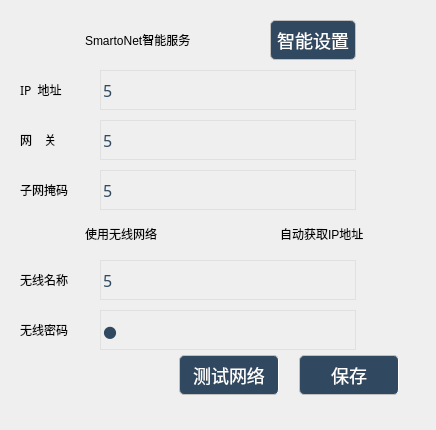
<widget class="QWidget" name="m_AIMaintainanceTab">
<attribute name="title">
<string>页</string>
</attribute>
<widget class="QLabel" name="label1_3_8">
<property name="geometry">
<rect>
<x>20</x>
<y>70</y>
<width>66</width>
<height>40</height>
</rect>
</property>
<property name="font">
<font>
<family>Semhei</family>
<weight>50</weight>
<italic>false</italic>
<bold>false</bold>
</font>
</property>
<property name="whatsThis">
<string>LBL_02</string>
</property>
<property name="styleSheet">
<string notr="true">QLabel
{
}
border-width: 0px;
color: #304961;
background-color: transparent;
</string>
</property>
<property name="text">
<string>IP  地址</string>
</property>
</widget>
<widget class="QLabel" name="label1_3_9">
<property name="geometry">
<rect>
<x>20</x>
<y>120</y>
<width>66</width>
<height>40</height>
</rect>
</property>
<property name="font">
<font>
<family>Semhei</family>
<weight>50</weight>
<italic>false</italic>
<bold>false</bold>
</font>
</property>
<property name="whatsThis">
<string>LBL_02</string>
</property>
<property name="styleSheet">
<string notr="true">border-width: 0px;
color: #304961;
background-color: transparent;
QLabel
{
}
</string>
</property>
<property name="text">
<string>网    关</string>
</property>
</widget>
<widget class="QLabel" name="label1_3_11">
<property name="geometry">
<rect>
<x>20</x>
<y>260</y>
<width>66</width>
<height>40</height>
</rect>
</property>
<property name="font">
<font>
<family>Semhei</family>
<weight>50</weight>
<italic>false</italic>
<bold>false</bold>
</font>
</property>
<property name="whatsThis">
<string>LBL_02</string>
</property>
<property name="styleSheet">
<string notr="true">border-width: 0px;
color: #304961;
background-color: transparent;
QLabel
{
}
</string>
</property>
<property name="text">
<string>无线名称</string>
</property>
</widget>
<widget class="QLabel" name="label1_3_12">
<property name="geometry">
<rect>
<x>20</x>
<y>310</y>
<width>66</width>
<height>40</height>
</rect>
</property>
<property name="font">
<font>
<family>Semhei</family>
<weight>50</weight>
<italic>false</italic>
<bold>false</bold>
</font>
</property>
<property name="whatsThis">
<string>LBL_02</string>
</property>
<property name="styleSheet">
<string notr="true">border-width: 0px;
color: #304961;
background-color: transparent;
QLabel
{
}
</string>
</property>
<property name="text">
<string>无线密码</string>
</property>
</widget>
<widget class="QLineEdit" name="m_IPAddress">
<property name="geometry">
<rect>
<x>100</x>
<y>70</y>
<width>256</width>
<height>40</height>
</rect>
</property>
<property name="whatsThis">
<string>LBL_02</string>
</property>
<property name="styleSheet">
<string notr="true">QLineEdit
{
    font:16px Semhei;
    border:1px solid #e1e0e0;
    background-color: transparent;
    color: #304961;
}
QLineEdit:!enabled
{
    font:16px Semhei;
    border:1px solid #e1e0e0;
    background-color: transparent;
    color: #6C8193;
}
QLabel
{
}
</string>
</property>
<property name="text">
<string>5</string>
</property>
</widget>
<widget class="QLineEdit" name="m_Gateway">
<property name="geometry">
<rect>
<x>100</x>
<y>120</y>
<width>256</width>
<height>40</height>
</rect>
</property>
<property name="whatsThis">
<string>LBL_02</string>
</property>
<property name="styleSheet">
<string notr="true">QLineEdit
{
    font:16px Semhei;
    border:1px solid #e1e0e0;
    background-color: transparent;
    color: #304961;
}
QLineEdit:!enabled
{
    font:16px Semhei;
    border:1px solid #e1e0e0;
    background-color: transparent;
    color: #6C8193;
}
QLabel
{
}
</string>
</property>
<property name="text">
<string>5</string>
</property>
</widget>
<widget class="QLineEdit" name="m_SSID">
<property name="geometry">
<rect>
<x>100</x>
<y>260</y>
<width>256</width>
<height>40</height>
</rect>
</property>
<property name="whatsThis">
<string>LBL_02</string>
</property>
<property name="styleSheet">
<string notr="true">QLineEdit
{
    font:16px Semhei;
    border:1px solid #e1e0e0;
    background-color: transparent;
    color: #304961;
}
QLineEdit:!enabled
{
    font:16px Semhei;
    border:1px solid #e1e0e0;
    background-color: transparent;
    color: #6C8193;
}
QLabel
{
}
</string>
</property>
<property name="text">
<string>5</string>
</property>
</widget>
<widget class="QLineEdit" name="m_SSIDPassword">
<property name="geometry">
<rect>
<x>100</x>
<y>310</y>
<width>256</width>
<height>40</height>
</rect>
</property>
<property name="whatsThis">
<string>LBL_02</string>
</property>
<property name="styleSheet">
<string notr="true">QLineEdit
{
    font:16px Semhei;
    border:1px solid #e1e0e0;
    background-color: transparent;
    color: #304961;
}
QLineEdit:!enabled
{
    font:16px Semhei;
    border:1px solid #e1e0e0;
    background-color: transparent;
    color: #6C8193;
}
QLabel
{
}
</string>
</property>
<property name="text">
<string>5</string>
</property>
<property name="echoMode">
<enum>QLineEdit::PasswordEchoOnEdit</enum>
</property>
</widget>
<widget class="QPushButton" name="m_NetworkTestingBtn">
<property name="geometry">
<rect>
<x>179</x>
<y>355</y>
<width>100</width>
<height>40</height>
</rect>
</property>
<property name="whatsThis">
<string>BTN_01</string>
</property>
<property name="styleSheet">
<string notr="true">QPushButton
{
    background-color: #304961;
    color: #FFFFFF;
    font: 18px Semhei;
    border: 1px solid #C0C0C0;
    border-right-color: white;
    border-radius: 5px;
}
QPushButton:pressed
{
    background-color: #304961;
    color: #FFFFFF;
}
QPushButton:!enabled
{
}
</string>
</property>
<property name="text">
<string>测试网络</string>
</property>
</widget>
<widget class="QPushButton" name="m_NetworkSaveBtn">
<property name="geometry">
<rect>
<x>299</x>
<y>355</y>
<width>100</width>
<height>40</height>
</rect>
</property>
<property name="whatsThis">
<string>BTN_01</string>
</property>
<property name="styleSheet">
<string notr="true">QPushButton
{
    background-color: #304961;
    color: #FFFFFF;
    font: 18px Semhei;
    border: 1px solid #C0C0C0;
    border-right-color: white;
    border-radius: 5px;
}
QPushButton:pressed
{
    background-color: #304961;
    color: #FFFFFF;
}
QPushButton:!enabled
{
}
</string>
</property>
<property name="text">
<string>保存</string>
</property>
</widget>
<widget class="QLineEdit" name="m_Mask">
<property name="geometry">
<rect>
<x>100</x>
<y>170</y>
<width>256</width>
<height>40</height>
</rect>
</property>
<property name="whatsThis">
<string>LBL_02</string>
</property>
<property name="styleSheet">
<string notr="true">QLineEdit
{
    font:16px Semhei;
    border:1px solid #e1e0e0;
    background-color: transparent;
    color: #304961;
}
QLineEdit:!enabled
{
    font:16px Semhei;
    border:1px solid #e1e0e0;
    background-color: transparent;
    color: #6C8193;
}
QLabel
{
}
</string>
</property>
<property name="text">
<string>5</string>
</property>
</widget>
<widget class="QLabel" name="label1_3_10">
<property name="geometry">
<rect>
<x>20</x>
<y>170</y>
<width>66</width>
<height>40</height>
</rect>
</property>
<property name="font">
<font>
<family>Semhei</family>
<weight>50</weight>
<italic>false</italic>
<bold>false</bold>
</font>
</property>
<property name="whatsThis">
<string>LBL_02</string>
</property>
<property name="styleSheet">
<string notr="true">border-width: 0px;
color: #304961;
background-color: transparent;
QLabel
{
}
</string>
</property>
<property name="text">
<string>子网掩码</string>
</property>
</widget>
<widget class="QPushButton" name="m_WIFISwitch">
<property name="geometry">
<rect>
<x>15</x>
<y>215</y>
<width>60</width>
<height>40</height>
</rect>
</property>
<property name="styleSheet">
<string notr="true">QPushButton
{
	font: bold 12pt "Arialial";
	border-radius: 15px;
	image: url(:/images/pic_Close.png);
}

QPushButton:checked
{
	font: bold 12pt "Arialial";
	image: url(:/images/pic_Open.png);
}</string>
</property>
<property name="text">
<string></string>
</property>
<property name="iconSize">
<size>
<width>50</width>
<height>32</height>
</size>
</property>
<property name="checkable">
<bool>true</bool>
</property>
<property name="checked">
<bool>false</bool>
</property>
<property name="flat">
<bool>true</bool>
</property>
</widget>
<widget class="QLabel" name="m_WIFIMsg">
<property name="geometry">
<rect>
<x>85</x>
<y>225</y>
<width>116</width>
<height>17</height>
</rect>
</property>
<property name="whatsThis">
<string>LBL_02</string>
</property>
<property name="styleSheet">
<string notr="true">border-width: 0px;
color: #304961;
background-color: transparent;
QLabel
{
}
</string>
</property>
<property name="text">
<string>使用无线网络</string>
</property>
</widget>
<widget class="QPushButton" name="m_SmartoNetSettingsBtn">
<property name="geometry">
<rect>
<x>270</x>
<y>20</y>
<width>86</width>
<height>40</height>
</rect>
</property>
<property name="whatsThis">
<string>BTN_01</string>
</property>
<property name="styleSheet">
<string notr="true">QPushButton
{
    background-color: #304961;
    color: #FFFFFF;
    font:18px Semhei;
    border: 1px solid #C0C0C0;
    border-radius: 5px;
}
QPushButton:pressed
{
    background-color: #304961;
    color: #FFFFFF;
}
QPushButton:!enabled
{
}
</string>
</property>
<property name="text">
<string>智能设置</string>
</property>
</widget>
<widget class="QPushButton" name="m_SmartoNetSwitchBtn">
<property name="geometry">
<rect>
<x>15</x>
<y>20</y>
<width>60</width>
<height>40</height>
</rect>
</property>
<property name="styleSheet">
<string notr="true">QPushButton
{
	font: bold 12pt "Arialial";
	border-radius: 15px;
	image: url(:/images/pic_Close.png);
}

QPushButton:checked
{
	font: bold 12pt "Arialial";
	image: url(:/images/pic_Open.png);
}</string>
</property>
<property name="text">
<string></string>
</property>
<property name="iconSize">
<size>
<width>50</width>
<height>32</height>
</size>
</property>
<property name="checkable">
<bool>true</bool>
</property>
<property name="checked">
<bool>false</bool>
</property>
<property name="flat">
<bool>true</bool>
</property>
</widget>
<widget class="QLabel" name="label1_3_3">
<property name="geometry">
<rect>
<x>85</x>
<y>20</y>
<width>156</width>
<height>40</height>
</rect>
</property>
<property name="whatsThis">
<string>LBL_02</string>
</property>
<property name="styleSheet">
<string notr="true">border-width: 0px;
color: #304961;
background-color: transparent;
QLabel
{
}
</string>
</property>
<property name="text">
<string>SmartoNet智能服务</string>
</property>
</widget>
<widget class="QPushButton" name="m_DHCPSwitch">
<property name="geometry">
<rect>
<x>210</x>
<y>215</y>
<width>60</width>
<height>40</height>
</rect>
</property>
<property name="styleSheet">
<string notr="true">QPushButton
{
	font: bold 12pt "Arialial";
	border-radius: 15px;
	image: url(:/images/pic_Close.png);
}

QPushButton:checked
{
	font: bold 12pt "Arialial";
	image: url(:/images/pic_Open.png);
}</string>
</property>
<property name="text">
<string></string>
</property>
<property name="iconSize">
<size>
<width>50</width>
<height>32</height>
</size>
</property>
<property name="checkable">
<bool>true</bool>
</property>
<property name="checked">
<bool>false</bool>
</property>
<property name="flat">
<bool>true</bool>
</property>
</widget>
<widget class="QLabel" name="m_DHCPLabel">
<property name="geometry">
<rect>
<x>280</x>
<y>225</y>
<width>131</width>
<height>17</height>
</rect>
</property>
<property name="whatsThis">
<string>LBL_02</string>
</property>
<property name="styleSheet">
<string notr="true">border-width: 0px;
color: #304961;
background-color: transparent;
QLabel
{
}
</string>
</property>
<property name="text">
<string>自动获取IP地址</string>
</property>
</widget>
<widget class="QLabel" name="m_IntroductionLab">
<property name="geometry">
<rect>
<x>0</x>
<y>10</y>
<width>427</width>
<height>411</height>
</rect>
</property>
<property name="text">
<string></string>
</property>
</widget>
<widget class="QPushButton" name="aihide01_btn">
<property name="geometry">
<rect>
<x>0</x>
<y>10</y>
<width>126</width>
<height>86</height>
</rect>
</property>
<property name="styleSheet">
<string notr="true">QPushButton{
	background: transparent;
	border:0px;
	border-radius:0px;
}
QPushButton:pressed
{
	background: transparent;
	border:0px;
	border-radius:0px;
}
QPushButton:hover
{
	background: transparent;
	border:0px;
	border-radius:0px;
}
QPushButton:released
{
	background: transparent;
	border:0px;
	border-radius:0px;
}
QPushButton:toggled
{
	background: transparent;
	border:0px;
	border-radius:0px;
}
QPushButton:clicked
{
	background: transparent;
	border:0px;
	border-radius:0px;
}</string>
</property>
<property name="text">
<string></string>
</property>
</widget>
<widget class="QPushButton" name="aihide02_btn">
<property name="geometry">
<rect>
<x>290</x>
<y>10</y>
<width>131</width>
<height>91</height>
</rect>
</property>
<property name="styleSheet">
<string notr="true">QPushButton{
	background: transparent;
	border:0px;
	border-radius:0px;
}
QPushButton:pressed
{
	background: transparent;
	border:0px;
	border-radius:0px;
}
QPushButton:hover
{
	background: transparent;
	border:0px;
	border-radius:0px;
}
QPushButton:released
{
	background: transparent;
	border:0px;
	border-radius:0px;
}
QPushButton:toggled
{
	background: transparent;
	border:0px;
	border-radius:0px;
}
QPushButton:clicked
{
	background: transparent;
	border:0px;
	border-radius:0px;
}</string>
</property>
<property name="text">
<string></string>
</property>
</widget>
<widget class="QPushButton" name="aihide03_btn">
<property name="geometry">
<rect>
<x>5</x>
<y>330</y>
<width>121</width>
<height>81</height>
</rect>
</property>
<property name="styleSheet">
<string notr="true">QPushButton{
	background: transparent;
	border:0px;
	border-radius:0px;
}
QPushButton:pressed
{
	background: transparent;
	border:0px;
	border-radius:0px;
}
QPushButton:hover
{
	background: transparent;
	border:0px;
	border-radius:0px;
}
QPushButton:released
{
	background: transparent;
	border:0px;
	border-radius:0px;
}
QPushButton:toggled
{
	background: transparent;
	border:0px;
	border-radius:0px;
}
QPushButton:clicked
{
	background: transparent;
	border:0px;
	border-radius:0px;
}</string>
</property>
<property name="text">
<string></string>
</property>
</widget>
<widget class="QPushButton" name="aihide04_btn">
<property name="geometry">
<rect>
<x>290</x>
<y>325</y>
<width>131</width>
<height>91</height>
</rect>
</property>
<property name="styleSheet">
<string notr="true">QPushButton{
	background: transparent;
	border:0px;
	border-radius:0px;
}
QPushButton:pressed
{
	background: transparent;
	border:0px;
	border-radius:0px;
}
QPushButton:hover
{
	background: transparent;
	border:0px;
	border-radius:0px;
}
QPushButton:released
{
	background: transparent;
	border:0px;
	border-radius:0px;
}
QPushButton:toggled
{
	background: transparent;
	border:0px;
	border-radius:0px;
}
QPushButton:clicked
{
	background: transparent;
	border:0px;
	border-radius:0px;
}</string>
</property>
<property name="text">
<string></string>
</property>
</widget>
<zorder>aihide01_btn</zorder>
<zorder>aihide02_btn</zorder>
<zorder>aihide04_btn</zorder>
<zorder>aihide03_btn</zorder>
<zorder>m_IntroductionLab</zorder>
<zorder>label1_3_8</zorder>
<zorder>label1_3_9</zorder>
<zorder>label1_3_11</zorder>
<zorder>label1_3_12</zorder>
<zorder>m_IPAddress</zorder>
<zorder>m_Gateway</zorder>
<zorder>m_SSID</zorder>
<zorder>m_SSIDPassword</zorder>
<zorder>m_NetworkTestingBtn</zorder>
<zorder>m_NetworkSaveBtn</zorder>
<zorder>m_Mask</zorder>
<zorder>label1_3_10</zorder>
<zorder>m_WIFISwitch</zorder>
<zorder>m_WIFIMsg</zorder>
<zorder>m_SmartoNetSettingsBtn</zorder>
<zorder>m_SmartoNetSwitchBtn</zorder>
<zorder>label1_3_3</zorder>
<zorder>m_DHCPSwitch</zorder>
<zorder>m_DHCPLabel</zorder>
</widget>
